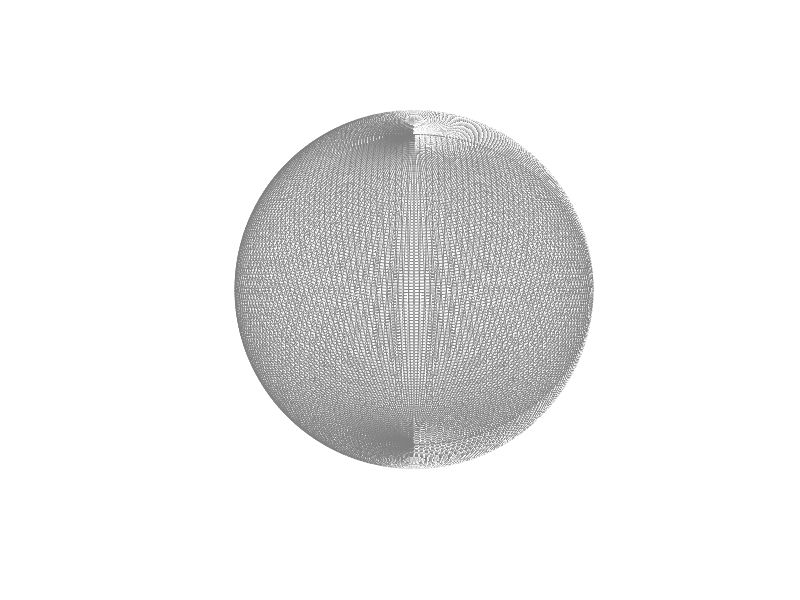

Source code (MATLAB): (Note: this script raises an error after producing the figure.)
function y = Earth3DPlot
%% Textured 3D Earth example
%
% Ryan Gray
% 8 Sep 2004
% Revised 9 March 2006, 31 Jan 2006, 16 Oct 2013, 22 September 2017 (Jeremy Penn)

%% Options

space_color = 'k';
npanels = 180;   % Number of globe panels around the equator deg/panel = 360/npanels
alpha   = 1; % globe transparency level, 1 = opaque, through 0 = invisible
%GMST0 = []; % Don't set up rotatable globe (ECEF)
GMST0 = 4.89496121282306; % Set up a rotatable globe at J2000.0

% Earth texture image
% Anything imread() will handle, but needs to be a 2:1 unprojected globe
% image.

image_file = 'http://upload.wikimedia.org/wikipedia/commons/thumb/c/cd/Land_ocean_ice_2048.jpg/1024px-Land_ocean_ice_2048.jpg';

% Mean spherical earth

erad    = 6371; % equatorial radius (kilometers)
prad    = 6371; % polar radius (kilometers)
erot    = 7.2921158553e-5; % earth rotation rate (radians/sec)

%% Create figure

figure('Color', space_color);

hold on;

% Turn off the normal axes

set(gca, 'NextPlot','add', 'Visible','off');

axis equal;
axis auto;

% Set initial view

view(0,30);

axis vis3d;

%% Create wireframe globe

% Create a 3D meshgrid of the sphere points using the ellipsoid function

[x, y, z] = ellipsoid(0, 0, 0, erad, erad, prad, npanels);

globe = surf(x, y, -z, 'FaceColor', 'none', 'EdgeColor', 0.5*[1 1 1]);

if isempty(GMST0)
    hgx = hgtransform;
    set(hgx,'Matrix', makehgtform('zrotate',GMST0));
    set(globe,'Parent',hgx);
end

%% Texturemap the globe

% Load Earth image for texture map

cdata = imread(image_file);

% Set image as color data (cdata) property, and set face color to indicate
% a texturemap, which Matlab expects to be in cdata. Turn off the mesh edges.

set(globe, 'FaceColor', 'texturemap', 'CData', cdata, 'FaceAlpha', alpha, 'EdgeColor', 'none');

end

